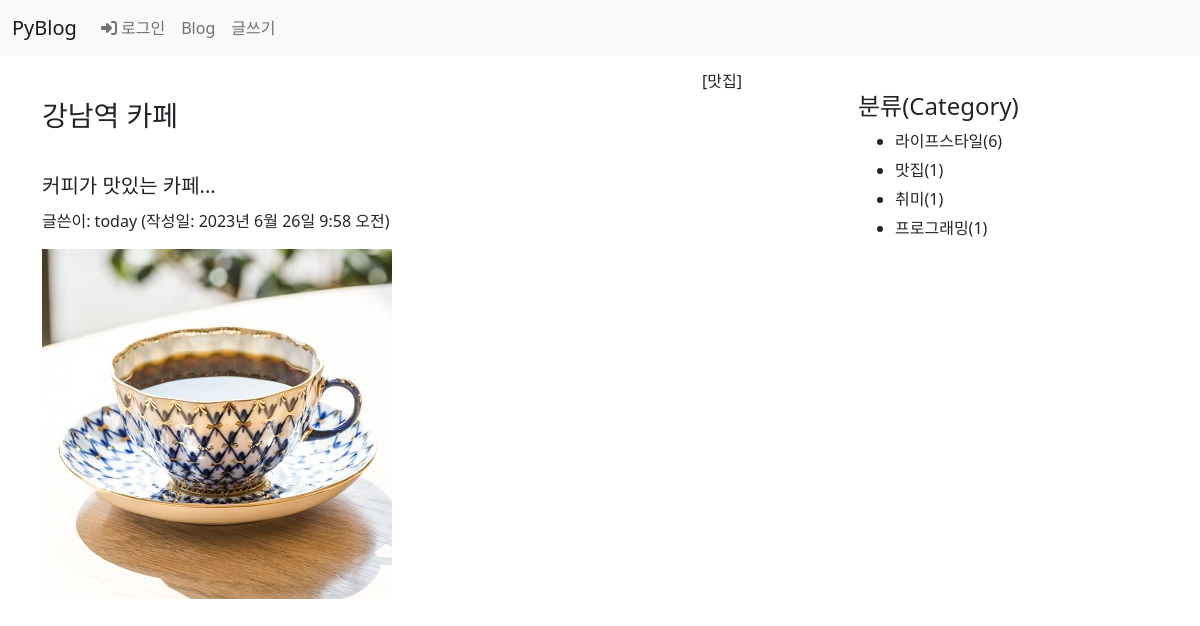
Page /blog/8/ on the committed database.
### blog/models.py (models this page shows, shortened)
class Post(models.Model):
    author = models.ForeignKey(User, on_delete=models.CASCADE)
    title = models.CharField(max_length=100)  #제목
    content = models.TextField()              #내용
    pub_date = models.DateTimeField()         #발행일
    modify_date = models.DateTimeField(null=True, blank=True) #입력 폼이 비어도 됨
    photo = models.ImageField(upload_to='blog/images/%Y/%m/%d/',
                    null=True, blank=True)  #null 허용, 파일을 첨부하지 않을수 있음
    file = models.FileField(upload_to='blog/files/%Y/%m/%d/',
                    null=True, blank=True)
    category = models.ForeignKey(Category, null=True, blank=True,
                    on_delete=models.SET_NULL)

class Category(models.Model):
    name = models.CharField(max_length=50, unique=True)
    slug = models.SlugField(max_length=200, unique=True,
                allow_unicode=True)
    def __str__(self):
        return self.name
    class Meta:
        ordering = ['name']  # 이름순 정렬
        verbose_name = 'category'
        verbose_name_plural = 'categories'

### blog/views.py (the view)
# urls.py: path('<int:post_id>/', views.detail, name='detail'), #상세 페이지
def detail(request, post_id):
    post = Post.objects.get(id=post_id)
    categories = Category.objects.all()  # 카테고리 전체 검색
    context = {'post': post, 'categories': categories}
    return render(request, 'blog/detail.html', context)

### templates/blog/detail.html (shortened to what this page needs)
{% extends 'base.html' %}
{% block content %}
<div class="container my-3">
    <section id="detail">
        {% if post.category %}
            <h6 class="text-end">[{{ post.category }}]</h6>
        {% endif %}
        <h3>{{ post.title }}</h3>
        <h5 style="white-space: pre-line; line-height: 1.5">
            {{ post.content }}
        </h5>
        <p>글쓴이: {{ post.author }} (작성일: {{ post.pub_date }})</p>
        {% if post.photo %}
            <img src="{{ post.photo.url }}">
        {% endif %}
    </section>
    <aside id="category">
        <h4>분류(Category)</h4>
        <div>
            <ul>
                {% for category in categories %}
                    <li>{{ category.name }}({{ category.post_set.count }})</li>
                {% endfor %}
            </ul>
        </div>
    </aside>
</div>
{% endblock %}

### static/blog/css/style.css (style rules this page uses)
#detail { width: 700px; float: left; }
#category { width: 200px; float: right; margin: 20px 100px 0 0; }
#category ul li { margin: 5px; }

### rows in the picture
Post: category "맛집", title "강남역 카페", content "커피가 맛있는 카페...", author "today", pub_date "2023년 6월 26일 9:58 오전", photo (picture)
Category: name "라이프스타일", post_set.count "6"
Category: name "맛집", post_set.count "1"
Category: name "취미", post_set.count "1"
Category: name "프로그래밍", post_set.count "1"
